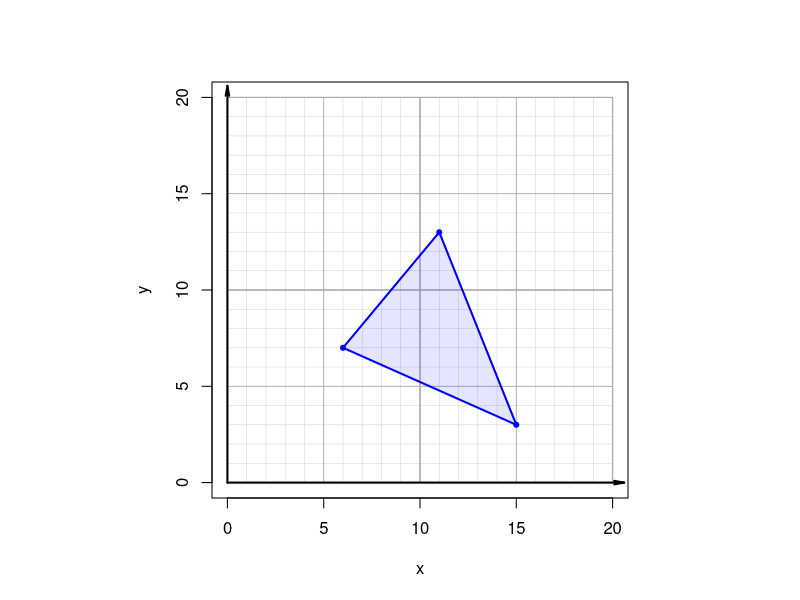
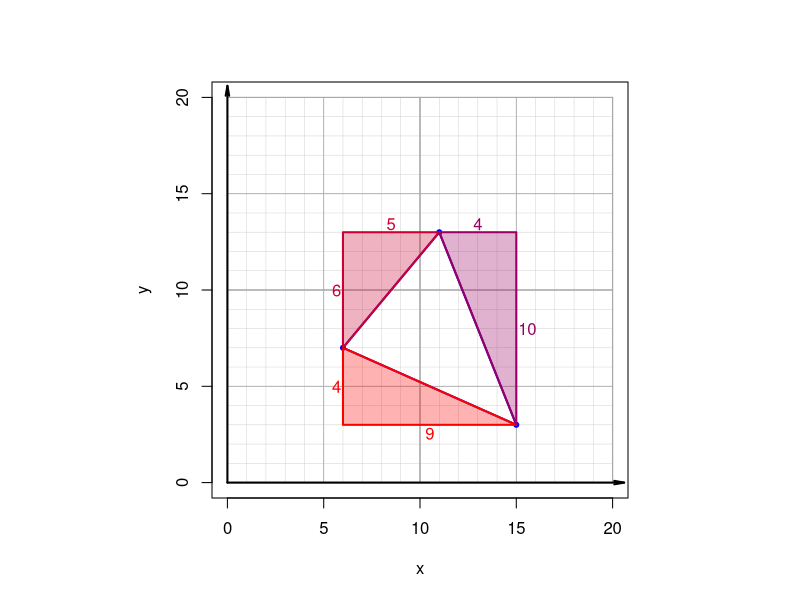
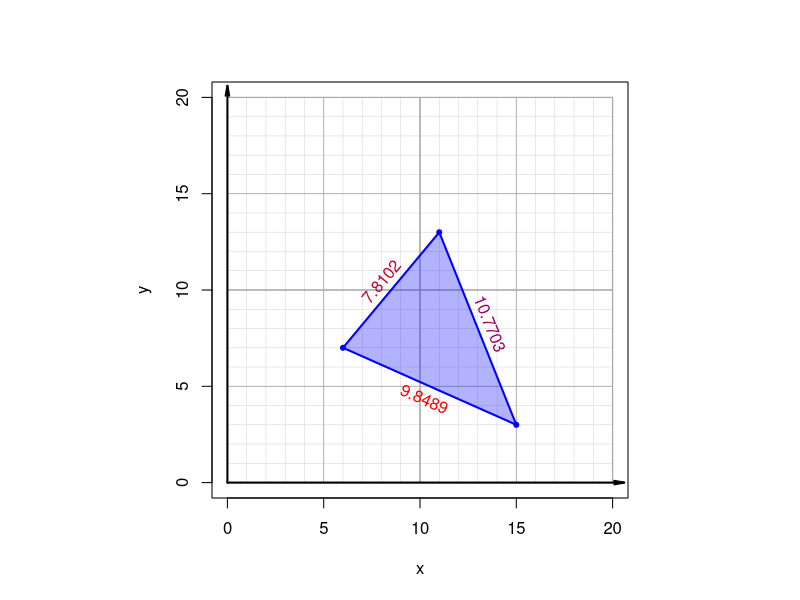

Write R code to recreate these figures, in order.
## ---- chunk 1
maxval = 20

while(T){
    xsys = sample(1:(maxval-1),6)
    xs = xsys[1:3]
    ys = xsys[4:6]
    xdiff = diff(c(xs,xs[1]))
    ydiff = diff(c(ys,ys[1]))
    lens = sqrt(xdiff^2+ydiff^2)
    A = lens[c(1,2,3)]
    B = lens[c(2,3,1)]
    C = lens[c(3,1,2)]
    th = acos((A^2+B^2-C^2)/(2*A*B))
    if(min(th)>pi/12 && min(lens)>5 && min(abs(xdiff))>1 && min(abs(ydiff))>1 &&
       length(unique(lens))==3){break}
}

pnts = paste0("(",xs,", ",ys,")")
pl = paste("* ",pnts,collapse="\n")
per = sum(lens)

## ---- chunk 2
par(pty="s")
plot(0,0,"n",xlim=c(0,maxval),ylim=c(0,maxval),xlab="x",ylab="y")
for(i in 1:maxval){
    lines(c(0,maxval),c(i,i),col="lightgrey",lwd=0.5)
    lines(c(i,i),c(0,maxval),col="lightgrey",lwd=0.5)
}
for(i in seq(5,maxval,5)){
    lines(c(0,maxval),c(i,i),col="darkgrey",lwd=0.8)
    lines(c(i,i),c(0,maxval),col="darkgrey",lwd=0.8)
}
for(i in seq(10,maxval,10)){
    lines(c(0,maxval),c(i,i),col="darkgrey",lwd=1.2)
    lines(c(i,i),c(0,maxval),col="darkgrey",lwd=1.2)
}
arrows(0,0,0,maxval*1.03,0.1,10,lwd=2)
arrows(0,0,maxval*1.03,0,0.1,10,lwd=2)
polygon(xs,ys,border="blue",col=rgb(0,0,1,0.1),lwd=2)
points(xs,ys,pch=20,col="blue")

## ---- chunk 3
par(pty="s")
plot(0,0,"n",xlim=c(0,maxval),ylim=c(0,maxval),xlab="x",ylab="y")
for(i in 1:maxval){
    lines(c(0,maxval),c(i,i),col="lightgrey",lwd=0.5)
    lines(c(i,i),c(0,maxval),col="lightgrey",lwd=0.5)
}
for(i in seq(5,maxval,5)){
    lines(c(0,maxval),c(i,i),col="darkgrey",lwd=0.8)
    lines(c(i,i),c(0,maxval),col="darkgrey",lwd=0.8)
}
for(i in seq(10,maxval,10)){
    lines(c(0,maxval),c(i,i),col="darkgrey",lwd=1.2)
    lines(c(i,i),c(0,maxval),col="darkgrey",lwd=1.2)
}
arrows(0,0,0,maxval*1.03,0.1,10,lwd=2)
arrows(0,0,maxval*1.03,0,0.1,10,lwd=2)
polygon(xs,ys,border="blue",lwd=2)
points(xs,ys,pch=20,col="blue")

x = c(xs,xs)
y = c(ys,ys)

cols = c(rgb(1,0,0,1),rgb(0.8,0,0.2,1),rgb(0.6,0,0.4,1))
colfill = c(rgb(1,0,0,0.3),rgb(0.8,0,0.2,0.3),rgb(0.6,0,0.4,0.3))
for(i in 1:3){
    x1 = x[i]
    y1 = y[i]
    x2 = x[i+1]
    y2 = y[i+1]
    x3 = x[i+2]
    y3 = y[i+2]
    vx1 = x2-x1
    vx2 = x3-x2
    vy1 = y2-y1
    vy2 = y3-y2
    cp = vx1*vy2-vx2*vy1
    midx = x1
    midy = y2
    vx1 = x2-x1
    vx2 = midx-x2
    vy1 = y2-y1
    vy2 = midy-y2
    cp2 = vx1*vy2-vx2*vy1
    if(sign(cp)==sign(cp2)){
        midx = x2
        midy = y1
    }
    polygon(c(x1,midx,x2),c(y1,midy,y2),col=colfill[i],border=cols[i],lwd=2)
    htx = mean(c(x1,x2))
    vty = mean(c(y1,y2))
    if(midx==max(c(x1,x2))){
        vtx = midx+0.1
        adjv = c(0,0.5)
    } else {
        vtx = midx-0.1
        adjv = c(1,0.5)
    }
    if(midy==max(c(y1,y2))){
        hty = midy+0.1
        adjh = c(0.5,0)
    } else {
        hty = midy-0.1
        adjh = c(0.5,1)
    }
    text(htx,hty,abs(x2-x1),col=cols[i],adj=adjh)
    text(vtx,vty,abs(y2-y1),col=cols[i],adj=adjv)
}


## ---- chunk 4
par(pty="s")
plot(0,0,"n",xlim=c(0,maxval),ylim=c(0,maxval),xlab="x",ylab="y")
for(i in 1:maxval){
    lines(c(0,maxval),c(i,i),col="lightgrey",lwd=0.5)
    lines(c(i,i),c(0,maxval),col="lightgrey",lwd=0.5)
}
for(i in seq(5,maxval,5)){
    lines(c(0,maxval),c(i,i),col="darkgrey",lwd=0.8)
    lines(c(i,i),c(0,maxval),col="darkgrey",lwd=0.8)
}
for(i in seq(10,maxval,10)){
    lines(c(0,maxval),c(i,i),col="darkgrey",lwd=1.2)
    lines(c(i,i),c(0,maxval),col="darkgrey",lwd=1.2)
}
arrows(0,0,0,maxval*1.03,0.1,10,lwd=2)
arrows(0,0,maxval*1.03,0,0.1,10,lwd=2)
polygon(xs,ys,border="blue",col=rgb(0,0,1,0.3),lwd=2)
points(xs,ys,pch=20,col="blue")

x = c(xs,xs)
y = c(ys,ys)

for(i in 1:3){
    x1 = x[i]
    y1 = y[i]
    x2 = x[i+1]
    y2 = y[i+1]
    x3 = x[i+2]
    y3 = y[i+2]
    vx1 = x2-x1
    vx2 = x3-x2
    vy1 = y2-y1
    vy2 = y3-y2
    cp = vx1*vy2-vx2*vy1
    ang = atan((y2-y1)/(x2-x1))
    midx = mean(c(x1,x2))+cos(ang+pi/2)*0.7
    midy = mean(c(y1,y2))+sin(ang+pi/2)*0.7
    vx2 = midx-x2
    vy2 = midy-y2
    cp2 = vx1*vy2-vx2*vy1
    if(sign(cp)==sign(cp2)){
        midx = mean(c(x1,x2))+cos(ang-pi/2)*0.7
        midy = mean(c(y1,y2))+sin(ang-pi/2)*0.7
    }
    text(midx,midy,round(lens[i],4),srt=ang/pi*180,col=cols[i])
}
